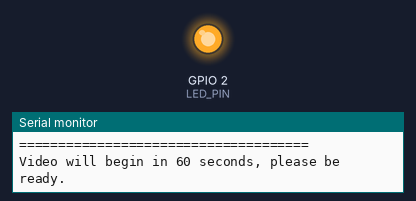
This sketch was run on a simulated ESP32. Shown: output pins drawn as LEDs (lit = HIGH), the last lines printed to the serial monitor. WiFi joins after 1.5 s; servers stay silent unless stated; uploads are accepted with an empty reply; the local clock reads 2024-03-15 10:24:30 at power-on unless the sketch sets it; storage starts empty; random numbers use the default seed unless the sketch sets one; the camera gives no picture.

Above: at 2.4 s.
At 40.4 s:
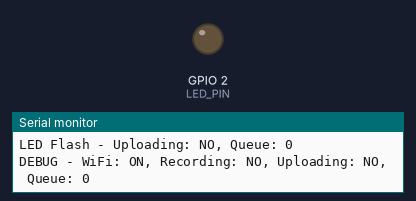
Timing chart, 0 to 41.9 s (numbered marks = the images above):
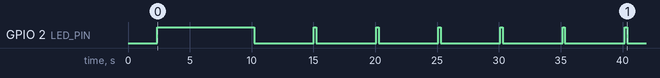

The sketch:

record_video_and_upload.ino
```cpp
/*
* Video recording with SD card space management, circular buffer, and background upload
* Automatically removes oldest videos when storage space is low
* Uploads videos to a web server when not recording, with intelligent pause/resume
* Refactored with modular classes for CircularBuffer and VideoUploader
* */

#include "esp_camera.h"
#include "FS.h"
#include "SD.h"
#include "SPI.h"
#include "esp_timer.h"
#include "WiFi.h"
#include "HTTPClient.h"
#include "WiFiClientSecure.h"
#include "time.h"

#define CAMERA_MODEL_XIAO_ESP32S3 // Has PSRAM

#include "camera_pins.h"
#include "CircularBuffer.h"
#include "VideoUploader.h"

const int SD_PIN_CS = 21;
const int LED_PIN = LED_BUILTIN; // Built-in LED on XIAO ESP32S3

// WiFi Configuration
const char* WIFI_SSID = "wwddOhYeah!";        // Replace with your WiFi SSID
const char* WIFI_PASSWORD = "wawadudu"; // Replace with your WiFi password

// Upload Configuration
const char* UPLOAD_URL = "http://192.168.1.57:8000/upload"; // Replace with your upload endpoint
const char* UPLOAD_API_KEY = "";    // Optional API key for authentication
const long UPLOAD_CHUNK_SIZE = 8192;    // Upload chunk size in bytes (8KB)
const long UPLOAD_TIMEOUT_MS = 30000;   // Upload timeout in milliseconds
const int MAX_UPLOAD_RETRIES = 3;       // Maximum retry attempts for failed uploads
const bool ENABLE_HTTPS = false;        // Set to true if using HTTPS
const bool DELETE_AFTER_UPLOAD = true;  // Delete videos after successful upload

// Storage Management Configuration
const long MAX_STORAGE_MB = 24;  // Maximum storage to reserve for videos (MB)
const long MIN_FREE_SPACE_MB = 1; // Minimum free space to maintain (MB)
const bool ENABLE_CIRCULAR_BUFFER = true; // Enable automatic deletion of oldest videos

// NTP time configuration
const char* NTP_SERVER = "pool.ntp.org";       // NTP server for time sync
const long GMT_OFFSET_SEC = 0;                  // GMT offset in seconds
const int DAYLIGHT_OFFSET_SEC = 0;              // Daylight saving offset in seconds

// Class instances
CircularBuffer* circularBuffer;
VideoUploader* videoUploader;

File videoFile;
bool camera_sign = false;
bool sd_sign = false;
bool wifi_connected = false;
unsigned long lastCaptureTime = 0;
unsigned long captureDuration = 10000; // 10 seconds
unsigned long captureInterval = 60000; // 60 seconds
int imageCount = 0;

// WiFi status LED variables
const long STATUS_CHECK_MS = 5000;         // Status check and LED blink interval (5 seconds)
unsigned long lastWiFiCheck = 0;
unsigned long lastLEDBlink = 0;
bool ledState = false;
int flashCount = 0;                         // Track flash count for multi-flash patterns
unsigned long flashStartTime = 0;          // Track when flash sequence started

// WiFi and upload functions
void setupTime() {
  // Configure time with NTP
  Serial.println("Setting up time synchronization...");
  configTime(GMT_OFFSET_SEC, DAYLIGHT_OFFSET_SEC, NTP_SERVER);

  // Wait for time to be set
  time_t now = time(nullptr);
  int attempts = 0;
  while (now < 8 * 3600 * 2 && attempts < 20) { // Wait until we have a valid timestamp
    delay(1000);
    Serial.print(".");
    now = time(nullptr);
    attempts++;
  }

  if (now > 8 * 3600 * 2) {
    Serial.println();
    Serial.println("Time synchronized successfully!");

    // Print current time for verification
    struct tm timeinfo;
    if (getLocalTime(&timeinfo)) {
      Serial.printf("Current time: %04d-%02d-%02d %02d:%02d:%02d\n",
                    timeinfo.tm_year + 1900, timeinfo.tm_mon + 1, timeinfo.tm_mday,
                    timeinfo.tm_hour, timeinfo.tm_min, timeinfo.tm_sec);
    }
  } else {
    Serial.println();
    Serial.println("Failed to synchronize time with NTP server!");
    Serial.println("Videos will use fallback numbering system.");
  }
}

String getTimestampFilename() {
  struct tm timeinfo;
  if (!getLocalTime(&timeinfo)) {
    // Fallback to numbered filename if time is not available
    static int fallbackCount = 0;
    return "/video" + String(fallbackCount++) + ".avi";
  }

  // Format: YYYYmmddHHmmss.avi
  char timestamp[32];
  sprintf(timestamp, "/%04d%02d%02d%02d%02d%02d.avi",
          timeinfo.tm_year + 1900,
          timeinfo.tm_mon + 1,
          timeinfo.tm_mday,
          timeinfo.tm_hour,
          timeinfo.tm_min,
          timeinfo.tm_sec);

  return String(timestamp);
}

void connectToWiFi() {
  Serial.println("Connecting to WiFi...");
  WiFi.begin(WIFI_SSID, WIFI_PASSWORD);

  int attempts = 0;
  while (WiFi.status() != WL_CONNECTED && attempts < 20) {
    delay(1000);
    Serial.print(".");
    attempts++;
  }

  if (WiFi.status() == WL_CONNECTED) {
    wifi_connected = true;
    Serial.println();
    Serial.printf("WiFi connected! IP: %s\n", WiFi.localIP().toString().c_str());
    Serial.printf("Signal strength: %d dBm\n", WiFi.RSSI());

    // Setup time synchronization after WiFi connection
    setupTime();
  } else {
    wifi_connected = false;
    Serial.println();
    Serial.println("WiFi connection failed!");
  }
}

void checkWiFiConnection() {
  if (WiFi.status() != WL_CONNECTED) {
    if (wifi_connected) {
      Serial.println("WiFi connection lost. Attempting to reconnect...");
      wifi_connected = false;

      // Pause any ongoing uploads
      if (videoUploader->getIsUploading()) {
        videoUploader->pauseUpload();
        Serial.println("Paused uploads due to WiFi loss");
      }
    }
    connectToWiFi();
  } else if (!wifi_connected && WiFi.status() == WL_CONNECTED) {
    // WiFi reconnected
    wifi_connected = true;
    Serial.println("WiFi reconnected successfully!");

    // Resume uploads if they were paused due to WiFi loss
    if (videoUploader->getUploadPaused() && !isRecording()) {
      videoUploader->resumeUpload();
      Serial.println("Resumed uploads after WiFi reconnection");
    }

    // Repopulate upload queue in case we missed any files
    videoUploader->populateUploadQueue();
  }
}

void updateWiFiStatusLED() {
  unsigned long now = millis();

  // During recording, keep LED solid ON
  if (isRecording()) {
    digitalWrite(LED_PIN, HIGH);
    ledState = true;
    flashCount = 0;
    return;
  }

  // No WiFi connection - LED stays OFF
  if (!wifi_connected) {
    digitalWrite(LED_PIN, LOW);
    ledState = false;
    flashCount = 0;
    return;
  }

  // WiFi connected but not recording - implement flash patterns
  // Start new flash sequence every STATUS_CHECK_MS
  if (now - lastLEDBlink >= STATUS_CHECK_MS) {
    lastLEDBlink = now;
    flashStartTime = now;
    flashCount = 0;
    digitalWrite(LED_PIN, LOW); // Ensure LED starts OFF

    // Debug output every flash cycle
    Serial.printf("LED Flash - Uploading: %s, Queue: %d\n",
                  videoUploader->getIsUploading() ? "YES" : "NO", videoUploader->getQueueSize());
  }

  // Handle flash patterns within the STATUS_CHECK_MS window
  unsigned long timeSinceFlashStart = now - flashStartTime;

  if (flashStartTime > 0 && timeSinceFlashStart < 1000) { // Flash sequence window (1 second)

    if (videoUploader->getIsUploading()) {
      // Uploading: 2 quick flashes (100ms ON, 100ms OFF, 100ms ON, 100ms OFF)
      if (timeSinceFlashStart < 100) {
        // First flash ON
        digitalWrite(LED_PIN, HIGH);
      } else if (timeSinceFlashStart < 200) {
        // First flash OFF
        digitalWrite(LED_PIN, LOW);
      } else if (timeSinceFlashStart < 300) {
        // Second flash ON
        digitalWrite(LED_PIN, HIGH);
      } else {
        // Second flash OFF and stay OFF
        digitalWrite(LED_PIN, LOW);
      }
    } else {
      // WiFi connected but not uploading: 1 flash (200ms ON)
      if (timeSinceFlashStart < 200) {
        digitalWrite(LED_PIN, HIGH);
      } else {
        digitalWrite(LED_PIN, LOW);
      }
    }
  } else {
    // Outside flash window - ensure LED is OFF
    digitalWrite(LED_PIN, LOW);
  }
}

bool isRecording() {
  // Check if we're currently recording (within the capture duration)
  unsigned long now = millis();
  return (now - lastCaptureTime) < captureDuration && (now - lastCaptureTime) < captureInterval;
}

void setup() {
  Serial.begin(115200);
  while(!Serial);

  // Initialize class instances
  circularBuffer = new CircularBuffer(MAX_STORAGE_MB, MIN_FREE_SPACE_MB, ENABLE_CIRCULAR_BUFFER);
  videoUploader = new VideoUploader(UPLOAD_URL, UPLOAD_API_KEY, UPLOAD_CHUNK_SIZE,
                                   UPLOAD_TIMEOUT_MS, MAX_UPLOAD_RETRIES,
                                   ENABLE_HTTPS, DELETE_AFTER_UPLOAD);

  // Initialize the camera
  camera_config_t config;
  config.ledc_channel = LEDC_CHANNEL_0;
  config.ledc_timer = LEDC_TIMER_0;
  config.pin_d0 = Y2_GPIO_NUM;
  config.pin_d1 = Y3_GPIO_NUM;
  config.pin_d2 = Y4_GPIO_NUM;
  config.pin_d3 = Y5_GPIO_NUM;
  config.pin_d4 = Y6_GPIO_NUM;
  config.pin_d5 = Y7_GPIO_NUM;
  config.pin_d6 = Y8_GPIO_NUM;
  config.pin_d7 = Y9_GPIO_NUM;
  config.pin_xclk = XCLK_GPIO_NUM;
  config.pin_pclk = PCLK_GPIO_NUM;
  config.pin_vsync = VSYNC_GPIO_NUM;
  config.pin_href = HREF_GPIO_NUM;
  config.pin_sscb_sda = SIOD_GPIO_NUM;
  config.pin_sscb_scl = SIOC_GPIO_NUM;
  config.pin_pwdn = PWDN_GPIO_NUM;
  config.pin_reset = RESET_GPIO_NUM;
  config.xclk_freq_hz = 20000000;
  config.pixel_format = PIXFORMAT_JPEG;
  config.frame_size = FRAMESIZE_VGA;
  config.grab_mode = CAMERA_GRAB_WHEN_EMPTY;
  config.fb_location = CAMERA_FB_IN_PSRAM;
  config.jpeg_quality = 12;
  config.fb_count = 1;

  // camera init
  esp_err_t err = esp_camera_init(&config);
  if (err != ESP_OK) {
    Serial.printf("Camera init failed with error 0x%x", err);
    return;
  }

  camera_sign = true;

  // Initialize the SD card
  if (!SD.begin(SD_PIN_CS)) {
    Serial.println("SD card initialization failed!");
    return;
  }

  uint8_t cardType = SD.cardType();

  // Determine if the type of SD card is available
  if(cardType == CARD_NONE){
    Serial.println("No SD card attached");
    return;
  }

  Serial.print("SD Card Type: ");
  if(cardType == CARD_MMC){
    Serial.println("MMC");
  } else if(cardType == CARD_SD){
    Serial.println("SDSC");
  } else if(cardType == CARD_SDHC){
    Serial.println("SDHC");
  } else {
    Serial.println("UNKNOWN");
  }

  sd_sign = true;

  // Initialize LED
  pinMode(LED_PIN, OUTPUT);
  digitalWrite(LED_PIN, LOW); // Start with LED off
  Serial.println("LED initialized");

  // Connect to WiFi
  connectToWiFi();

  // Print storage configuration and current status
  Serial.println("\n=== Storage Management Configuration ===");
  Serial.printf("Circular Buffer: %s\n", circularBuffer->isCircularBufferEnabled() ? "ENABLED" : "DISABLED");
  circularBuffer->printStorageInfo();
  Serial.printf("Current video files: %d\n", circularBuffer->countVideoFiles());
  Serial.println("==========================================");

  Serial.println("\n=== Upload Configuration ===");
  Serial.printf("WiFi Status: %s\n", wifi_connected ? "CONNECTED" : "DISCONNECTED");
  Serial.printf("Upload URL: %s\n", UPLOAD_URL);
  Serial.printf("Delete after upload: %s\n", DELETE_AFTER_UPLOAD ? "YES" : "NO");
  Serial.printf("Upload chunk size: %ldKB\n", UPLOAD_CHUNK_SIZE / 1024);
  Serial.printf("Max retries: %d\n", MAX_UPLOAD_RETRIES);
  Serial.println("=====================================\n");

  // Populate initial upload queue
  if (wifi_connected) {
    videoUploader->populateUploadQueue();
  }

  Serial.printf("Video will begin in %d seconds, please be ready.\n", captureInterval/1000);
}

void loop() {
  // Check WiFi connection periodically using the configured interval
  if (millis() - lastWiFiCheck >= STATUS_CHECK_MS) {
    checkWiFiConnection();
    lastWiFiCheck = millis();
  }

  // Update WiFi status LED (blinks when connected and not recording)
  updateWiFiStatusLED();

  // Force resume uploads if recording is complete and uploads are paused
  videoUploader->forceResumeUploads(lastCaptureTime, captureDuration, captureInterval);

  // Reset stuck upload states periodically
  videoUploader->resetStuckUploadState();

  // Debug output every 10 seconds
  static unsigned long lastDebugPrint = 0;
  if (millis() - lastDebugPrint > 10000) {
    Serial.printf("DEBUG - WiFi: %s, Recording: %s, Uploading: %s, Queue: %d\n",
                  wifi_connected ? "ON" : "OFF",
                  isRecording() ? "YES" : "NO",
                  videoUploader->getIsUploading() ? "YES" : "NO",
                  videoUploader->getQueueSize());
    lastDebugPrint = millis();
  }

  // Camera & SD available, start taking video
  if (camera_sign && sd_sign) {
    // Get the current time
    unsigned long now = millis();

    //If it has been more than captureInterval since the last video capture, start capturing a new video
    if ((now - lastCaptureTime) >= captureInterval) {

      // Pause any ongoing upload
      if (videoUploader->getIsUploading()) {
        videoUploader->pauseUpload();
        Serial.println("Pausing upload for recording");
      }

      // Check storage and perform cleanup if necessary
      if (!circularBuffer->checkAndManageStorage(videoUploader->getUploadQueue())) {
        Serial.println("Insufficient storage space available! Skipping recording.");
        lastCaptureTime = now; // Update time to prevent immediate retry
        return;
      }

      String filename = getTimestampFilename();
      videoFile = SD.open(filename, FILE_WRITE);
      if (!videoFile) {
        Serial.println("Error opening video file!");
        return;
      }
      Serial.printf("Recording video: %s\n", filename);
      lastCaptureTime = now;

      // Start capturing video frames
      int frame_count = 0;
      while ((millis() - lastCaptureTime) < captureDuration) {
        camera_fb_t *fb = esp_camera_fb_get();
        if (!fb) {
          Serial.println("Error getting framebuffer!");
          break;
        }
        videoFile.write(fb->buf, fb->len);
        esp_camera_fb_return(fb);
        frame_count += 1;
      }

      // Close the video file
      videoFile.close();
      Serial.printf("Video with %d frames saved: %s\n", frame_count, filename);

      // Print updated storage info
      uint64_t fileSize = 0;
      File file = SD.open(filename);
      if (file) {
        fileSize = file.size();
        file.close();
      }
      Serial.printf("File size: %.2fMB\n", fileSize / (1024.0 * 1024.0));

      // Add new video to upload queue
      if (wifi_connected) {
        videoUploader->addToUploadQueue(String(filename));
      }

      imageCount++;

      // Resume uploads now that recording is complete
      if (videoUploader->getUploadPaused()) {
        videoUploader->resumeUpload();
      }

      Serial.printf("Video will begin in %d seconds, please be ready.\n", captureInterval/1000);

      // Note: No blocking delay here - let the main loop continue for uploads and LED updates
    }

    // Process upload queue when not recording and WiFi is connected
    if (wifi_connected && !isRecording()) {
      videoUploader->processUploadQueue();
    }

    // Print status every 30 seconds
    static unsigned long lastStatusPrint = 0;
    if (millis() - lastStatusPrint > 30000) {
      videoUploader->printUploadStatus();
      lastStatusPrint = millis();
    }
  }

  // Small delay to prevent excessive CPU usage
  delay(100);
} 
```

CircularBuffer.h
```cpp
#ifndef CIRCULARBUFFER_H
#define CIRCULARBUFFER_H

#include "FS.h"
#include "SD.h"
#include <vector>

class CircularBuffer {
private:
    long maxStorageMB;
    long minFreeSpaceMB;
    bool enableCircularBuffer;

public:
    // Constructor
    CircularBuffer(long maxStorageMB = 24, long minFreeSpaceMB = 1, bool enableCircularBuffer = true);

    // Storage information methods
    void printStorageInfo();
    uint64_t getVideoStorageUsed();
    int countVideoFiles();
    String getOldestVideoFile();

    // Storage management methods
    bool checkAndManageStorage();
    bool checkAndManageStorage(std::vector<String>& uploadQueue); // Version that can modify upload queue

    // Configuration methods
    void setMaxStorageMB(long maxMB) { maxStorageMB = maxMB; }
    void setMinFreeSpaceMB(long minMB) { minFreeSpaceMB = minMB; }
    void setCircularBufferEnabled(bool enabled) { enableCircularBuffer = enabled; }

    // Getters
    long getMaxStorageMB() const { return maxStorageMB; }
    long getMinFreeSpaceMB() const { return minFreeSpaceMB; }
    bool isCircularBufferEnabled() const { return enableCircularBuffer; }
};

#endif // CIRCULARBUFFER_H 
```

Source omitted: CircularBuffer.cpp (5356 bytes), VideoUploader.cpp (14460 bytes), VideoUploader.h (2432 bytes), camera_pins.h (7557 bytes)

Measured:
- by itself, GPIO 2 (LED_PIN): repeats every 5.0 s: LOW 4.8 s, HIGH 0.20 s
